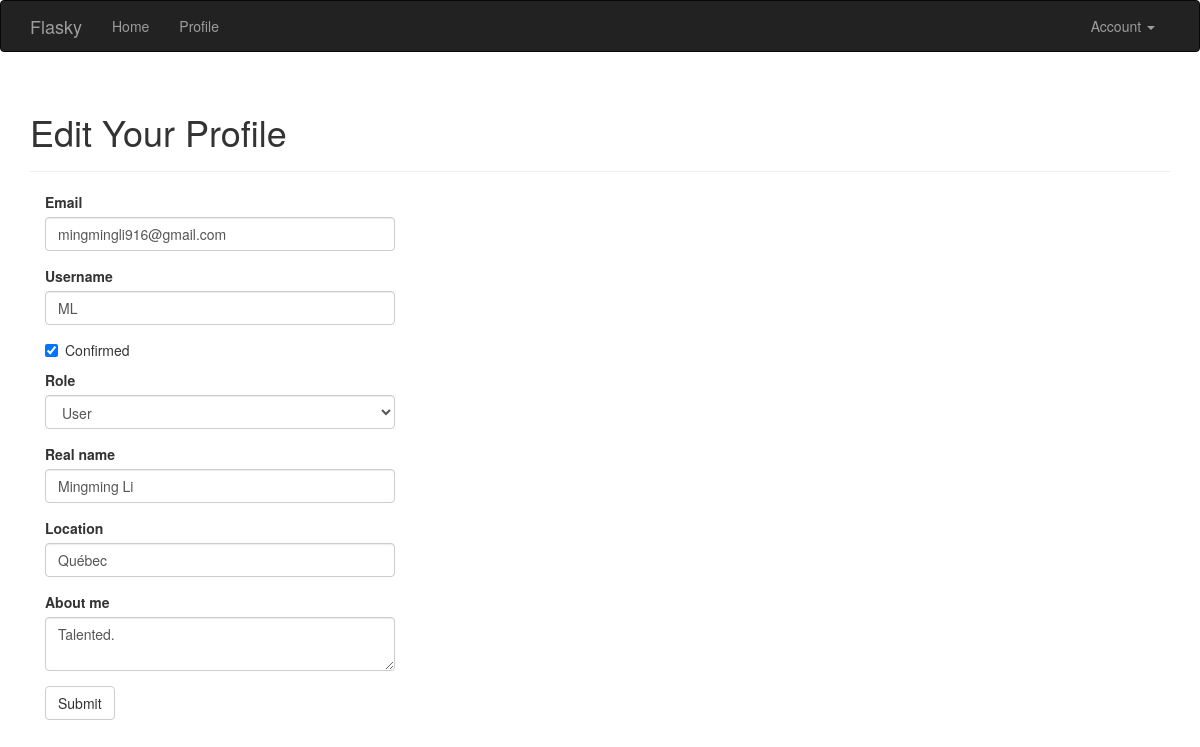
Screenshot of /edit-profile/3 (signed in) with the database file from the repository.
### app/models.py (models this page shows, shortened)
class User(UserMixin, db.Model):
    __tablename__ = 'users'
    id = db.Column(db.Integer, primary_key=True)
    email = db.Column(db.String(64), unique=True, index=True)
    username = db.Column(db.String(64), unique=True, index=True)
    role_id = db.Column(db.Integer, db.ForeignKey('roles.id'))
    password_hash = db.Column(db.String(128))
    confirmed = db.Column(db.Boolean, default=False)
    name = db.Column(db.String(64))
    location = db.Column(db.String(64))
    about_me = db.Column(db.Text())
    member_since = db.Column(db.DateTime(), default=datetime.utcnow)
    last_seen = db.Column(db.DateTime(), default=datetime.utcnow)
    avatar_hash = db.Column(db.String(32))
    posts = db.relationship('Post', backref='author', lazy='dynamic')  # author_id in Post
    followed = db.relationship('Follow',
                               foreign_keys=[Follow.follower_id],
                               backref=db.backref('follower', lazy='joined'),
                               lazy='dynamic',
                               cascade='all, delete-orphan')
    followers = db.relationship('Follow',
                                foreign_keys=[Follow.followed_id],
                                backref=db.backref('followed', lazy='joined'),
                                lazy='dynamic',
                                cascade='all, delete-orphan')
    @property  # get
    def password(self):
        raise AttributeError('password is not a readable attribute')
    def can(self, perm):
        return self.role is not None and self.role.has_permission(perm)
    def ping(self):
        self.last_seen = datetime.utcnow()
        db.session.add(self)

### app/main/views.py (the view, shortened to what this page needs)
@main.route('/edit-profile/<int:id>', methods=['GET', 'POST'])
@login_required
@admin_required
def edit_profile_admin(id):
    user = User.query.get_or_404(id)
    form = EditProfileAdminForm(user=user)
    form.email.data = user.email
    form.username.data = user.username
    form.confirmed.data = user.confirmed
    form.role.data = user.role_id
    form.name.data = user.name
    form.location.data = user.location
    form.about_me.data = user.about_me
    return render_template('edit_profile.html', form=form, user=user)

### app/main/forms.py (shortened to what this page needs)
class EditProfileAdminForm(FlaskForm):
    email = StringField('Email', validators=[DataRequired(), Length(1, 64), Email()])
    username = StringField('Username', validators=[
        DataRequired(), Length(1, 64),
        Regexp('^[a-zA-Z][a-zA-Z0-9_.]*$', 0,
               'Usernames must have only letters, numbers, dots or underscores.')
    ])
    confirmed = BooleanField('Confirmed')
    role = SelectField('Role', coerce=int)
    name = StringField('Real name', validators=[Length(0, 64)])
    location = StringField('Location', validators=[Length(0, 64)])
    about_me = TextAreaField('About me')
    submit = SubmitField('Submit')
    def __init__(self, user, *args, **kwargs):
        super(EditProfileAdminForm, self).__init__(*args, **kwargs)
        self.role.choices = [(role.id, role.name) for role in Role.query.order_by(Role.name).all()]
        self.user = user  # save it to be used for other validate method.

### app/auth/views.py (called while the page is built)
@auth.before_app_request
def before_request():
    if current_user.is_authenticated:
        current_user.ping()
        if not current_user.confirmed \
                and request.blueprint != 'auth' \
                and request.endpoint != 'static':
            return redirect(url_for('auth.unconfirmed'))

### app/decorator.py (called while the page is built)
def permission_required(permission):
    def decorator(f):
        @wraps(f)
        def decoratored_function(*args, **kwargs):
            if not current_user.can(permission):
                abort(403)
            return f(*args, **kwargs)
        return decoratored_function
    return decorator

### app/main/__init__.py (called while the page is built)
@main.app_context_processor
def inject_permissions():
    return dict(Permission=Permission)

### app/models.py (called while the page is built)
@login_manager.user_loader
def load_user(user_id):
    return User.query.get(int(user_id))

    def has_permission(self, perm):
        return self.permissions & perm == perm

### app/templates/edit_profile.html (shortened to what this page needs)
{% extends "base.html" %}
{% import "bootstrap/wtf.html" as wtf %}
{% block page_content %}
<div class="page-header">
    <h1>Edit Your Profile</h1>
</div>
<div class="col-md-4">
    {{ wtf.quick_form(form) }}
</div>
{% endblock %}

### rows the page displays
User: email "mingmingli916@gmail.com", username "ML", confirmed "☑", role "User", name "Mingming Li", location "Québec", about_me "Talented."
